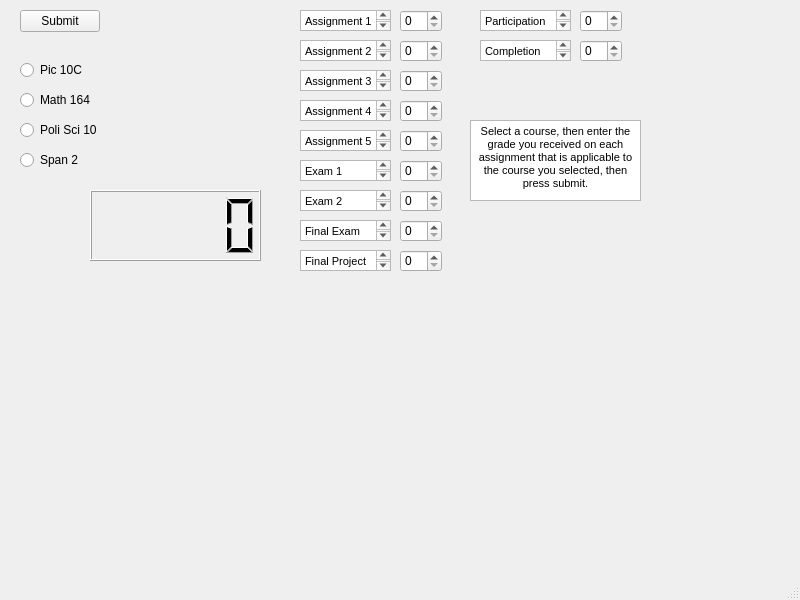
<?xml version="1.0" encoding="UTF-8"?>
<ui version="4.0">
 <class>grader</class>
 <widget class="QMainWindow" name="grader">
  <property name="geometry">
   <rect>
    <x>0</x>
    <y>0</y>
    <width>800</width>
    <height>600</height>
   </rect>
  </property>
  <property name="windowTitle">
   <string>grader</string>
  </property>
  <widget class="QWidget" name="centralwidget">
   <widget class="QPushButton" name="pushButton">
    <property name="geometry">
     <rect>
      <x>20</x>
      <y>10</y>
      <width>80</width>
      <height>22</height>
     </rect>
    </property>
    <property name="text">
     <string>Submit</string>
    </property>
   </widget>
   <widget class="QRadioButton" name="radioButton">
    <property name="geometry">
     <rect>
      <x>20</x>
      <y>60</y>
      <width>85</width>
      <height>20</height>
     </rect>
    </property>
    <property name="text">
     <string>Pic 10C</string>
    </property>
   </widget>
   <widget class="QRadioButton" name="radioButton_2">
    <property name="geometry">
     <rect>
      <x>20</x>
      <y>90</y>
      <width>85</width>
      <height>20</height>
     </rect>
    </property>
    <property name="text">
     <string>Math 164</string>
    </property>
   </widget>
   <widget class="QRadioButton" name="radioButton_3">
    <property name="geometry">
     <rect>
      <x>20</x>
      <y>120</y>
      <width>85</width>
      <height>20</height>
     </rect>
    </property>
    <property name="text">
     <string>Poli Sci 10</string>
    </property>
   </widget>
   <widget class="QRadioButton" name="radioButton_4">
    <property name="geometry">
     <rect>
      <x>20</x>
      <y>150</y>
      <width>85</width>
      <height>20</height>
     </rect>
    </property>
    <property name="text">
     <string>Span 2</string>
    </property>
   </widget>
   <widget class="QSpinBox" name="A1B">
    <property name="geometry">
     <rect>
      <x>400</x>
      <y>10</y>
      <width>42</width>
      <height>22</height>
     </rect>
    </property>
   </widget>
   <widget class="QSpinBox" name="A2B">
    <property name="geometry">
     <rect>
      <x>400</x>
      <y>40</y>
      <width>42</width>
      <height>22</height>
     </rect>
    </property>
   </widget>
   <widget class="QSpinBox" name="A3B">
    <property name="geometry">
     <rect>
      <x>400</x>
      <y>70</y>
      <width>42</width>
      <height>22</height>
     </rect>
    </property>
   </widget>
   <widget class="QSpinBox" name="A4B">
    <property name="geometry">
     <rect>
      <x>400</x>
      <y>100</y>
      <width>42</width>
      <height>22</height>
     </rect>
    </property>
   </widget>
   <widget class="QSpinBox" name="A5B">
    <property name="geometry">
     <rect>
      <x>400</x>
      <y>130</y>
      <width>42</width>
      <height>22</height>
     </rect>
    </property>
   </widget>
   <widget class="QSpinBox" name="E1B">
    <property name="geometry">
     <rect>
      <x>400</x>
      <y>160</y>
      <width>42</width>
      <height>22</height>
     </rect>
    </property>
   </widget>
   <widget class="QSpinBox" name="E2B">
    <property name="geometry">
     <rect>
      <x>400</x>
      <y>190</y>
      <width>42</width>
      <height>22</height>
     </rect>
    </property>
   </widget>
   <widget class="QSpinBox" name="FEB">
    <property name="geometry">
     <rect>
      <x>400</x>
      <y>220</y>
      <width>42</width>
      <height>22</height>
     </rect>
    </property>
   </widget>
   <widget class="QSpinBox" name="FPB">
    <property name="geometry">
     <rect>
      <x>400</x>
      <y>250</y>
      <width>42</width>
      <height>22</height>
     </rect>
    </property>
   </widget>
   <widget class="QSpinBox" name="PB">
    <property name="geometry">
     <rect>
      <x>580</x>
      <y>10</y>
      <width>42</width>
      <height>22</height>
     </rect>
    </property>
   </widget>
   <widget class="QSpinBox" name="ACB">
    <property name="geometry">
     <rect>
      <x>580</x>
      <y>40</y>
      <width>42</width>
      <height>22</height>
     </rect>
    </property>
   </widget>
   <widget class="QLCDNumber" name="FinalGrade">
    <property name="geometry">
     <rect>
      <x>90</x>
      <y>190</y>
      <width>171</width>
      <height>71</height>
     </rect>
    </property>
   </widget>
   <widget class="QTextBrowser" name="textBrowser">
    <property name="geometry">
     <rect>
      <x>300</x>
      <y>10</y>
      <width>91</width>
      <height>21</height>
     </rect>
    </property>
    <property name="html">
     <string>&lt;!DOCTYPE HTML PUBLIC &quot;-//W3C//DTD HTML 4.0//EN&quot; &quot;http://www.w3.org/TR/REC-html40/strict.dtd&quot;&gt;
&lt;html&gt;&lt;head&gt;&lt;meta name=&quot;qrichtext&quot; content=&quot;1&quot; /&gt;&lt;style type=&quot;text/css&quot;&gt;
p, li { white-space: pre-wrap; }
&lt;/style&gt;&lt;/head&gt;&lt;body style=&quot; font-family:'MS Shell Dlg 2'; font-size:8pt; font-weight:400; font-style:normal;&quot;&gt;
&lt;p style=&quot; margin-top:0px; margin-bottom:0px; margin-left:0px; margin-right:0px; -qt-block-indent:0; text-indent:0px;&quot;&gt;Assignment 1&lt;/p&gt;&lt;/body&gt;&lt;/html&gt;</string>
    </property>
   </widget>
   <widget class="QTextBrowser" name="textBrowser_2">
    <property name="geometry">
     <rect>
      <x>300</x>
      <y>40</y>
      <width>91</width>
      <height>21</height>
     </rect>
    </property>
    <property name="html">
     <string>&lt;!DOCTYPE HTML PUBLIC &quot;-//W3C//DTD HTML 4.0//EN&quot; &quot;http://www.w3.org/TR/REC-html40/strict.dtd&quot;&gt;
&lt;html&gt;&lt;head&gt;&lt;meta name=&quot;qrichtext&quot; content=&quot;1&quot; /&gt;&lt;style type=&quot;text/css&quot;&gt;
p, li { white-space: pre-wrap; }
&lt;/style&gt;&lt;/head&gt;&lt;body style=&quot; font-family:'MS Shell Dlg 2'; font-size:8pt; font-weight:400; font-style:normal;&quot;&gt;
&lt;p style=&quot; margin-top:0px; margin-bottom:0px; margin-left:0px; margin-right:0px; -qt-block-indent:0; text-indent:0px;&quot;&gt;Assignment 2&lt;/p&gt;&lt;/body&gt;&lt;/html&gt;</string>
    </property>
   </widget>
   <widget class="QTextBrowser" name="textBrowser_3">
    <property name="geometry">
     <rect>
      <x>300</x>
      <y>70</y>
      <width>91</width>
      <height>21</height>
     </rect>
    </property>
    <property name="html">
     <string>&lt;!DOCTYPE HTML PUBLIC &quot;-//W3C//DTD HTML 4.0//EN&quot; &quot;http://www.w3.org/TR/REC-html40/strict.dtd&quot;&gt;
&lt;html&gt;&lt;head&gt;&lt;meta name=&quot;qrichtext&quot; content=&quot;1&quot; /&gt;&lt;style type=&quot;text/css&quot;&gt;
p, li { white-space: pre-wrap; }
&lt;/style&gt;&lt;/head&gt;&lt;body style=&quot; font-family:'MS Shell Dlg 2'; font-size:8pt; font-weight:400; font-style:normal;&quot;&gt;
&lt;p style=&quot; margin-top:0px; margin-bottom:0px; margin-left:0px; margin-right:0px; -qt-block-indent:0; text-indent:0px;&quot;&gt;Assignment 3&lt;/p&gt;&lt;/body&gt;&lt;/html&gt;</string>
    </property>
   </widget>
   <widget class="QTextBrowser" name="textBrowser_4">
    <property name="geometry">
     <rect>
      <x>300</x>
      <y>100</y>
      <width>91</width>
      <height>21</height>
     </rect>
    </property>
    <property name="html">
     <string>&lt;!DOCTYPE HTML PUBLIC &quot;-//W3C//DTD HTML 4.0//EN&quot; &quot;http://www.w3.org/TR/REC-html40/strict.dtd&quot;&gt;
&lt;html&gt;&lt;head&gt;&lt;meta name=&quot;qrichtext&quot; content=&quot;1&quot; /&gt;&lt;style type=&quot;text/css&quot;&gt;
p, li { white-space: pre-wrap; }
&lt;/style&gt;&lt;/head&gt;&lt;body style=&quot; font-family:'MS Shell Dlg 2'; font-size:8pt; font-weight:400; font-style:normal;&quot;&gt;
&lt;p style=&quot; margin-top:0px; margin-bottom:0px; margin-left:0px; margin-right:0px; -qt-block-indent:0; text-indent:0px;&quot;&gt;Assignment 4&lt;/p&gt;&lt;/body&gt;&lt;/html&gt;</string>
    </property>
   </widget>
   <widget class="QTextBrowser" name="textBrowser_5">
    <property name="geometry">
     <rect>
      <x>300</x>
      <y>130</y>
      <width>91</width>
      <height>21</height>
     </rect>
    </property>
    <property name="html">
     <string>&lt;!DOCTYPE HTML PUBLIC &quot;-//W3C//DTD HTML 4.0//EN&quot; &quot;http://www.w3.org/TR/REC-html40/strict.dtd&quot;&gt;
&lt;html&gt;&lt;head&gt;&lt;meta name=&quot;qrichtext&quot; content=&quot;1&quot; /&gt;&lt;style type=&quot;text/css&quot;&gt;
p, li { white-space: pre-wrap; }
&lt;/style&gt;&lt;/head&gt;&lt;body style=&quot; font-family:'MS Shell Dlg 2'; font-size:8pt; font-weight:400; font-style:normal;&quot;&gt;
&lt;p style=&quot; margin-top:0px; margin-bottom:0px; margin-left:0px; margin-right:0px; -qt-block-indent:0; text-indent:0px;&quot;&gt;Assignment 5&lt;/p&gt;&lt;/body&gt;&lt;/html&gt;</string>
    </property>
   </widget>
   <widget class="QTextBrowser" name="textBrowser_6">
    <property name="geometry">
     <rect>
      <x>300</x>
      <y>160</y>
      <width>91</width>
      <height>21</height>
     </rect>
    </property>
    <property name="html">
     <string>&lt;!DOCTYPE HTML PUBLIC &quot;-//W3C//DTD HTML 4.0//EN&quot; &quot;http://www.w3.org/TR/REC-html40/strict.dtd&quot;&gt;
&lt;html&gt;&lt;head&gt;&lt;meta name=&quot;qrichtext&quot; content=&quot;1&quot; /&gt;&lt;style type=&quot;text/css&quot;&gt;
p, li { white-space: pre-wrap; }
&lt;/style&gt;&lt;/head&gt;&lt;body style=&quot; font-family:'MS Shell Dlg 2'; font-size:8pt; font-weight:400; font-style:normal;&quot;&gt;
&lt;p style=&quot; margin-top:0px; margin-bottom:0px; margin-left:0px; margin-right:0px; -qt-block-indent:0; text-indent:0px;&quot;&gt;Exam 1&lt;/p&gt;&lt;/body&gt;&lt;/html&gt;</string>
    </property>
   </widget>
   <widget class="QTextBrowser" name="textBrowser_7">
    <property name="geometry">
     <rect>
      <x>300</x>
      <y>190</y>
      <width>91</width>
      <height>21</height>
     </rect>
    </property>
    <property name="html">
     <string>&lt;!DOCTYPE HTML PUBLIC &quot;-//W3C//DTD HTML 4.0//EN&quot; &quot;http://www.w3.org/TR/REC-html40/strict.dtd&quot;&gt;
&lt;html&gt;&lt;head&gt;&lt;meta name=&quot;qrichtext&quot; content=&quot;1&quot; /&gt;&lt;style type=&quot;text/css&quot;&gt;
p, li { white-space: pre-wrap; }
&lt;/style&gt;&lt;/head&gt;&lt;body style=&quot; font-family:'MS Shell Dlg 2'; font-size:8pt; font-weight:400; font-style:normal;&quot;&gt;
&lt;p style=&quot; margin-top:0px; margin-bottom:0px; margin-left:0px; margin-right:0px; -qt-block-indent:0; text-indent:0px;&quot;&gt;Exam 2&lt;/p&gt;&lt;/body&gt;&lt;/html&gt;</string>
    </property>
   </widget>
   <widget class="QTextBrowser" name="textBrowser_8">
    <property name="geometry">
     <rect>
      <x>300</x>
      <y>220</y>
      <width>91</width>
      <height>21</height>
     </rect>
    </property>
    <property name="html">
     <string>&lt;!DOCTYPE HTML PUBLIC &quot;-//W3C//DTD HTML 4.0//EN&quot; &quot;http://www.w3.org/TR/REC-html40/strict.dtd&quot;&gt;
&lt;html&gt;&lt;head&gt;&lt;meta name=&quot;qrichtext&quot; content=&quot;1&quot; /&gt;&lt;style type=&quot;text/css&quot;&gt;
p, li { white-space: pre-wrap; }
&lt;/style&gt;&lt;/head&gt;&lt;body style=&quot; font-family:'MS Shell Dlg 2'; font-size:8pt; font-weight:400; font-style:normal;&quot;&gt;
&lt;p style=&quot; margin-top:0px; margin-bottom:0px; margin-left:0px; margin-right:0px; -qt-block-indent:0; text-indent:0px;&quot;&gt;Final Exam&lt;/p&gt;&lt;/body&gt;&lt;/html&gt;</string>
    </property>
   </widget>
   <widget class="QTextBrowser" name="textBrowser_9">
    <property name="geometry">
     <rect>
      <x>300</x>
      <y>250</y>
      <width>91</width>
      <height>21</height>
     </rect>
    </property>
    <property name="html">
     <string>&lt;!DOCTYPE HTML PUBLIC &quot;-//W3C//DTD HTML 4.0//EN&quot; &quot;http://www.w3.org/TR/REC-html40/strict.dtd&quot;&gt;
&lt;html&gt;&lt;head&gt;&lt;meta name=&quot;qrichtext&quot; content=&quot;1&quot; /&gt;&lt;style type=&quot;text/css&quot;&gt;
p, li { white-space: pre-wrap; }
&lt;/style&gt;&lt;/head&gt;&lt;body style=&quot; font-family:'MS Shell Dlg 2'; font-size:8pt; font-weight:400; font-style:normal;&quot;&gt;
&lt;p style=&quot; margin-top:0px; margin-bottom:0px; margin-left:0px; margin-right:0px; -qt-block-indent:0; text-indent:0px;&quot;&gt;Final Project&lt;/p&gt;&lt;/body&gt;&lt;/html&gt;</string>
    </property>
   </widget>
   <widget class="QTextBrowser" name="textBrowser_10">
    <property name="geometry">
     <rect>
      <x>480</x>
      <y>10</y>
      <width>91</width>
      <height>21</height>
     </rect>
    </property>
    <property name="html">
     <string>&lt;!DOCTYPE HTML PUBLIC &quot;-//W3C//DTD HTML 4.0//EN&quot; &quot;http://www.w3.org/TR/REC-html40/strict.dtd&quot;&gt;
&lt;html&gt;&lt;head&gt;&lt;meta name=&quot;qrichtext&quot; content=&quot;1&quot; /&gt;&lt;style type=&quot;text/css&quot;&gt;
p, li { white-space: pre-wrap; }
&lt;/style&gt;&lt;/head&gt;&lt;body style=&quot; font-family:'MS Shell Dlg 2'; font-size:8pt; font-weight:400; font-style:normal;&quot;&gt;
&lt;p style=&quot; margin-top:0px; margin-bottom:0px; margin-left:0px; margin-right:0px; -qt-block-indent:0; text-indent:0px;&quot;&gt;Participation&lt;/p&gt;&lt;/body&gt;&lt;/html&gt;</string>
    </property>
   </widget>
   <widget class="QTextBrowser" name="textBrowser_11">
    <property name="geometry">
     <rect>
      <x>480</x>
      <y>40</y>
      <width>91</width>
      <height>21</height>
     </rect>
    </property>
    <property name="html">
     <string>&lt;!DOCTYPE HTML PUBLIC &quot;-//W3C//DTD HTML 4.0//EN&quot; &quot;http://www.w3.org/TR/REC-html40/strict.dtd&quot;&gt;
&lt;html&gt;&lt;head&gt;&lt;meta name=&quot;qrichtext&quot; content=&quot;1&quot; /&gt;&lt;style type=&quot;text/css&quot;&gt;
p, li { white-space: pre-wrap; }
&lt;/style&gt;&lt;/head&gt;&lt;body style=&quot; font-family:'MS Shell Dlg 2'; font-size:8pt; font-weight:400; font-style:normal;&quot;&gt;
&lt;p style=&quot; margin-top:0px; margin-bottom:0px; margin-left:0px; margin-right:0px; -qt-block-indent:0; text-indent:0px;&quot;&gt;Completion&lt;/p&gt;
&lt;p style=&quot;-qt-paragraph-type:empty; margin-top:0px; margin-bottom:0px; margin-left:0px; margin-right:0px; -qt-block-indent:0; text-indent:0px;&quot;&gt;&lt;br /&gt;&lt;/p&gt;&lt;/body&gt;&lt;/html&gt;</string>
    </property>
   </widget>
   <widget class="QTextBrowser" name="textBrowser_12">
    <property name="geometry">
     <rect>
      <x>470</x>
      <y>120</y>
      <width>171</width>
      <height>81</height>
     </rect>
    </property>
    <property name="html">
     <string>&lt;!DOCTYPE HTML PUBLIC &quot;-//W3C//DTD HTML 4.0//EN&quot; &quot;http://www.w3.org/TR/REC-html40/strict.dtd&quot;&gt;
&lt;html&gt;&lt;head&gt;&lt;meta name=&quot;qrichtext&quot; content=&quot;1&quot; /&gt;&lt;style type=&quot;text/css&quot;&gt;
p, li { white-space: pre-wrap; }
&lt;/style&gt;&lt;/head&gt;&lt;body style=&quot; font-family:'MS Shell Dlg 2'; font-size:8pt; font-weight:400; font-style:normal;&quot;&gt;
&lt;p align=&quot;center&quot; style=&quot; margin-top:0px; margin-bottom:0px; margin-left:0px; margin-right:0px; -qt-block-indent:0; text-indent:0px;&quot;&gt;Select a course, then enter the grade you received on each assignment that is applicable to the course you selected, then press submit.&lt;/p&gt;&lt;/body&gt;&lt;/html&gt;</string>
    </property>
   </widget>
  </widget>
  <widget class="QMenuBar" name="menubar">
   <property name="geometry">
    <rect>
     <x>0</x>
     <y>0</y>
     <width>800</width>
     <height>21</height>
    </rect>
   </property>
  </widget>
  <widget class="QStatusBar" name="statusbar"/>
 </widget>
 <resources/>
 <connections/>
</ui>
